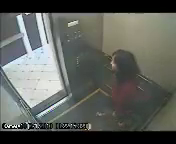
#> input picture frame 12 of cortado.mp4, 176 x 144 px, given in place of caida.mp4, which was not available
$ python caida.py
#> lines starting #> are read from the running program, lines starting #| are printed output that depends on the picture; pictures that were not available may be replaced by others from this repository, and a replacement may not be noted
import cv2
import numpy as np
import os

def horn_schunck_real_time(I1, I2, alpha, iterations):
    I1_gray = cv2.cvtColor(I1, cv2.COLOR_BGR2GRAY)
    I2_gray = cv2.cvtColor(I2, cv2.COLOR_BGR2GRAY)

    flow = cv2.calcOpticalFlowFarneback(I1_gray, I2_gray, None, 0.5, 3, 15, 3, 7, 1.5, 0)

    u = flow[:, :, 0]
    v = flow[:, :, 1]

    return u, v

def sumar_cinco_a_promedios(promedio_file):
    with open(promedio_file, 'r') as file:
        lines = file.readlines()

    new_promedios = []
    for line in lines:
        promedio = float(line.split(':')[-1].strip())
        new_promedio = promedio + 50
        # print(new_promedio)
        new_promedios.append(new_promedio)

    return new_promedios

if __name__ == "__main__":
    video_path = "HS1/caida.mp4"
    capture = cv2.VideoCapture(video_path)

    width = int(capture.get(cv2.CAP_PROP_FRAME_WIDTH))
    height = int(capture.get(cv2.CAP_PROP_FRAME_HEIGHT))
    fps = capture.get(cv2.CAP_PROP_FPS)

    fourcc = cv2.VideoWriter_fourcc(*'mp4v') if cv2.VideoWriter_fourcc(*'mp4v') != -1 else cv2.VideoWriter_fourcc(*'avc1')
    output_video_path = "videos/HSF.mp4"
    output_video = cv2.VideoWriter(output_video_path, fourcc, fps, (width, height))

    cv2.namedWindow("Flujo óptico")

    ret, old_frame = capture.read()
#> old_frame is the input picture: shape (144, 176, 3); mean B, G, R 91.5, 97, 94

    scale_factor = 2.0
    threshold = 4
    promedio_file = "promedioCeldas.txt"
    new_promedios = sumar_cinco_a_promedios(promedio_file)
#> (reads promedioCeldas.txt from the repository)

    grid_size = 20  # Tamaño de la cuadrícula 20x20
    grid_width = width // grid_size
    grid_height = height // grid_size

    while True:
        ret, frame = capture.read()
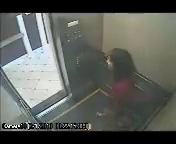
#> input picture frame 13 of cortado.mp4, 176 x 144 px, given in place of caida.mp4, which was not available
#> frame is the input picture: shape (144, 176, 3); mean B, G, R 91.6, 97.1, 94.1

        if not ret:
            break

        u, v = horn_schunck_real_time(old_frame, frame, 0.01, 1)
#> in horn_schunck_real_time, `I1_gray = cv2.cvtColor(I1, cv2.COLOR_BGR2GRAY)`:
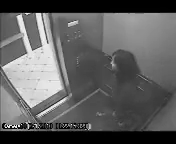
#> I1_gray: shape (144, 176); min 0, max 251, mean 95.4
#> in horn_schunck_real_time, `u = flow[:, :, 0]`:
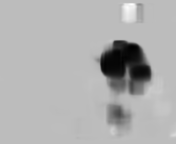
#> u: shape (144, 176) float32; min -4.06, max 1.43, mean -0.276; drawn with min black and max white
#> in horn_schunck_real_time, `v = flow[:, :, 1]`:
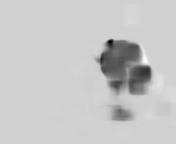
#> v: shape (144, 176) float32; min -2.8, max 0.625, mean -0.134; drawn with min black and max white

        for y in range(0, height, grid_height):
            for x in range(0, width, grid_width):
                if y + grid_height <= height and x + grid_width <= width:
                    magnitude = np.sqrt(np.sum(u[y:y+grid_height, x:x+grid_width]**2) + np.sum(v[y:y+grid_height, x:x+grid_width]**2))
#> (the run stopped early here; a loop or call above may not have finished)
